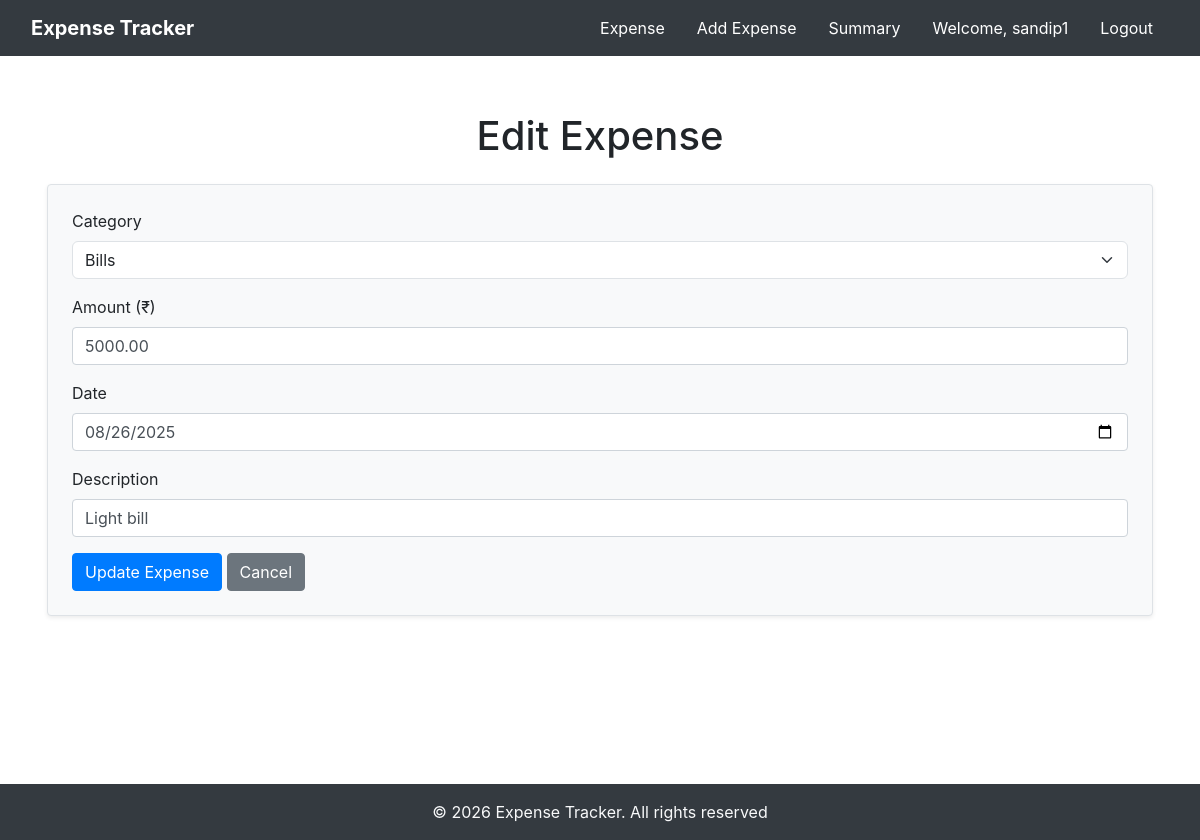
The app's page /edit/1/ (signed in) with its own data.
### expenses/models.py (models this page shows, shortened)
class Expense(models.Model):
    CATEGORY_CHOICES = [
        ('Food', 'Food'),
        ('Travel', 'Travel'),
        ('Bills', 'Bills'),
        ('Others', 'Others'),
    ]
    user = models.ForeignKey(User,on_delete=models.CASCADE,null=True)
    amount = models.DecimalField(max_digits=10, decimal_places=2)
    description = models.CharField(max_length=250)
    category = models.CharField(max_length=20, choices=CATEGORY_CHOICES)
    date = models.DateField(default=timezone.now, blank=True, null=True)  # ✅ manual ya default

### expenses/views.py (the view)
# urls.py: path('edit/<int:expense_id>/',views.edit_expense,name='edit_expense'),
@login_required(redirect_field_name='next',login_url='login')
def edit_expense(request,expense_id):
    expense = get_object_or_404(Expense,id=expense_id)
    if expense.user != request.user:
        messages.error(request, "You can only edit your own expenses.")
        return redirect('expense_list')
    if request.method == 'POST':
        form = ExpenseForm(request.POST,instance=expense)
        if form.is_valid():
            form.save()
            messages.success(request, "Expense updated successfully!")
            return redirect('expense_list')
    else:
        form = ExpenseForm(instance=expense)
    return render(request,'expenses/edit_expense.html',{'form':form})

### expenses/forms.py
class ExpenseForm(forms.ModelForm):
    class Meta:
        model = Expense
        fields = ['amount', 'description', 'category', 'date']
        widgets = {
            'date': forms.DateInput(attrs={'type': 'date'})  # ✅ sirf date picker
        }

### expenses/templates/expenses/edit_expense.html (shortened to what this page needs)
{% extends 'layout.html' %}
{% load widget_tweaks %}
{% block content %}
  <div class="container mt-4" style="height: 80vh;">
    <h1 class="mb-4 text-center">Edit Expense</h1>
    <form method="POST" class="p-4 border rounded shadow-sm bg-light">
      <div class="mb-3">
        <label for="id_category" class="form-label">Category</label>
        {{ form.category|add_class:"form-select" }}
      </div>
      <div class="mb-3">
        <label for="id_amount" class="form-label">Amount (₹)</label>
        {{ form.amount|add_class:"form-control" }}
      </div>
      <div class="mb-3">
        <label for="id_date" class="form-label">Date</label>
        {{ form.date|add_class:"form-control" }}
      </div>
      <div class="mb-3">
        <label for="id_description" class="form-label">Description</label>
        {{ form.description|add_class:"form-control" }}
      </div>
      <button type="submit" class="btn btn-primary">Update Expense</button>
      <a href="{% url 'expense_list' %}" class="btn btn-secondary">Cancel</a>
    </form>
  </div>
{% endblock %}

### expenses/templates/layout.html (shortened to what this page needs)
<!DOCTYPE html>
<html lang="en">
  <head>
    <link href="https://cdn.jsdelivr.net/npm/bootstrap@5.3.7/dist/css/bootstrap.min.css" rel="stylesheet" />
    <link rel="stylesheet" href="https://cdn.jsdelivr.net/npm/bootstrap@4.6.2/dist/css/bootstrap.min.css" />
  </head>
  <body>
    <nav class="navbar navbar-expand-lg bg-dark text-white" data-bs-theme="dark">
      <div class="container-fluid">
        <a class="navbar-brand" href="#" style="font-weight: bold;">Expense Tracker</a>
        <div class="collapse navbar-collapse" id="navbarSupportedContent">
          <ul class="navbar-nav">
            <li class="nav-item mx-2">
              <a class="nav-link active" href="{% url 'expense_list' %}">Expense</a>
            </li>
            <li class="nav-item mx-2">
              <a class="nav-link active" aria-current="page" href="{% url 'add_expense' %}">Add Expense</a>
            </li>
            <li class="nav-item mx-2">
              <a class="nav-link active" href="#">Summary</a>
            </li>
            {% if request.user.is_authenticated %}
              <li class="nav-item mx-2">
                <a class="nav-link active" href="#">Welcome, {{ request.user.username }}</a>
              </li>
              <li class="nav-item mx-2">
                <a class="nav-link active" href="{% url 'logout' %}">Logout</a>
              </li>
            {% endif %}
          </ul>
        </div>
      </div>
    </nav>
    <main>
      {% block content %}
      {% endblock %}
    </main>
    <div class="container-fluid bg-dark text-light" style="position:relative;bottom:0px">
      <p class="text-center mb-0 py-3">
        &copy; {% now 'Y' %} Expense Tracker. All rights reserved
      </p>
    </div>
  </body>
</html>

### expenses/templates/layout.html (style rules this page uses)
main { flex: 1; display: flex; justify-content: center; align-items: center; padding: 2rem; }

### records on screen
Expense: category "Bills", amount "5000.00", date "08/26/2025", description "Light bill"

### other values on screen
{{ request.user.username }} "sandip1"
